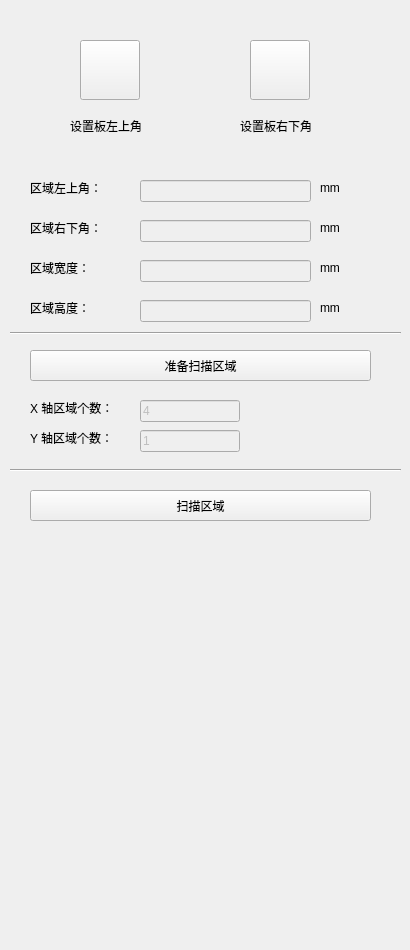
<?xml version="1.0" encoding="UTF-8"?>
<ui version="4.0">
 <class>DLPTableCalibrationView</class>
 <widget class="QWidget" name="DLPTableCalibrationView">
  <property name="geometry">
   <rect>
    <x>0</x>
    <y>0</y>
    <width>410</width>
    <height>950</height>
   </rect>
  </property>
  <property name="windowTitle">
   <string>DLPTableCalibrationView</string>
  </property>
  <widget class="QPushButton" name="btnBtmRight">
   <property name="geometry">
    <rect>
     <x>250</x>
     <y>40</y>
     <width>60</width>
     <height>60</height>
    </rect>
   </property>
   <property name="text">
    <string/>
   </property>
   <property name="icon">
    <iconset>
     <normaloff>Image/LowerRight.png</normaloff>Image/LowerRight.png</iconset>
   </property>
   <property name="iconSize">
    <size>
     <width>60</width>
     <height>60</height>
    </size>
   </property>
  </widget>
  <widget class="QLabel" name="labelUpperLeft">
   <property name="geometry">
    <rect>
     <x>70</x>
     <y>110</y>
     <width>101</width>
     <height>31</height>
    </rect>
   </property>
   <property name="text">
    <string>设置板左上角</string>
   </property>
   <property name="wordWrap">
    <bool>true</bool>
   </property>
  </widget>
  <widget class="QLabel" name="labelBoardWidth">
   <property name="geometry">
    <rect>
     <x>30</x>
     <y>260</y>
     <width>101</width>
     <height>16</height>
    </rect>
   </property>
   <property name="text">
    <string>区域宽度：</string>
   </property>
  </widget>
  <widget class="QLabel" name="labelBoardLeftTop">
   <property name="geometry">
    <rect>
     <x>30</x>
     <y>180</y>
     <width>101</width>
     <height>16</height>
    </rect>
   </property>
   <property name="text">
    <string>区域左上角：</string>
   </property>
  </widget>
  <widget class="QLineEdit" name="lineEditBoardHeight">
   <property name="enabled">
    <bool>false</bool>
   </property>
   <property name="geometry">
    <rect>
     <x>140</x>
     <y>300</y>
     <width>171</width>
     <height>22</height>
    </rect>
   </property>
  </widget>
  <widget class="QPushButton" name="btnTopLeft">
   <property name="geometry">
    <rect>
     <x>80</x>
     <y>40</y>
     <width>60</width>
     <height>60</height>
    </rect>
   </property>
   <property name="text">
    <string/>
   </property>
   <property name="icon">
    <iconset>
     <normaloff>Image/UpperLeft.png</normaloff>Image/UpperLeft.png</iconset>
   </property>
   <property name="iconSize">
    <size>
     <width>60</width>
     <height>60</height>
    </size>
   </property>
  </widget>
  <widget class="QLabel" name="labelLowerRight">
   <property name="geometry">
    <rect>
     <x>240</x>
     <y>110</y>
     <width>111</width>
     <height>31</height>
    </rect>
   </property>
   <property name="text">
    <string>设置板右下角</string>
   </property>
   <property name="wordWrap">
    <bool>true</bool>
   </property>
  </widget>
  <widget class="QLabel" name="labelBoardHeight">
   <property name="geometry">
    <rect>
     <x>30</x>
     <y>300</y>
     <width>101</width>
     <height>16</height>
    </rect>
   </property>
   <property name="text">
    <string>区域高度：</string>
   </property>
  </widget>
  <widget class="QLineEdit" name="lineEditBoardLeftTop">
   <property name="enabled">
    <bool>false</bool>
   </property>
   <property name="geometry">
    <rect>
     <x>140</x>
     <y>180</y>
     <width>171</width>
     <height>22</height>
    </rect>
   </property>
  </widget>
  <widget class="QLabel" name="labelBoardRightBtm">
   <property name="geometry">
    <rect>
     <x>30</x>
     <y>220</y>
     <width>101</width>
     <height>16</height>
    </rect>
   </property>
   <property name="text">
    <string>区域右下角：</string>
   </property>
  </widget>
  <widget class="QLineEdit" name="lineEditBoardRightBtm">
   <property name="enabled">
    <bool>false</bool>
   </property>
   <property name="geometry">
    <rect>
     <x>140</x>
     <y>220</y>
     <width>171</width>
     <height>22</height>
    </rect>
   </property>
  </widget>
  <widget class="QLineEdit" name="lineEditBoardWidth">
   <property name="enabled">
    <bool>false</bool>
   </property>
   <property name="geometry">
    <rect>
     <x>140</x>
     <y>260</y>
     <width>171</width>
     <height>22</height>
    </rect>
   </property>
  </widget>
  <widget class="QLabel" name="labelOverlapUnitUmX">
   <property name="geometry">
    <rect>
     <x>320</x>
     <y>180</y>
     <width>31</width>
     <height>16</height>
    </rect>
   </property>
   <property name="text">
    <string>mm</string>
   </property>
  </widget>
  <widget class="QLabel" name="labelOverlapUnitUmX_2">
   <property name="geometry">
    <rect>
     <x>320</x>
     <y>220</y>
     <width>31</width>
     <height>16</height>
    </rect>
   </property>
   <property name="text">
    <string>mm</string>
   </property>
  </widget>
  <widget class="QLabel" name="labelOverlapUnitUmX_3">
   <property name="geometry">
    <rect>
     <x>320</x>
     <y>260</y>
     <width>31</width>
     <height>16</height>
    </rect>
   </property>
   <property name="text">
    <string>mm</string>
   </property>
  </widget>
  <widget class="QLabel" name="labelOverlapUnitUmX_4">
   <property name="geometry">
    <rect>
     <x>320</x>
     <y>300</y>
     <width>31</width>
     <height>16</height>
    </rect>
   </property>
   <property name="text">
    <string>mm</string>
   </property>
  </widget>
  <widget class="QPushButton" name="btnPrepareScanImage">
   <property name="geometry">
    <rect>
     <x>30</x>
     <y>350</y>
     <width>341</width>
     <height>31</height>
    </rect>
   </property>
   <property name="text">
    <string>准备扫描区域</string>
   </property>
  </widget>
  <widget class="QLineEdit" name="lineEditFrameCountYScan">
   <property name="enabled">
    <bool>false</bool>
   </property>
   <property name="geometry">
    <rect>
     <x>140</x>
     <y>430</y>
     <width>100</width>
     <height>22</height>
    </rect>
   </property>
   <property name="text">
    <string>1</string>
   </property>
  </widget>
  <widget class="QLabel" name="labelFrameCountY">
   <property name="geometry">
    <rect>
     <x>30</x>
     <y>430</y>
     <width>111</width>
     <height>16</height>
    </rect>
   </property>
   <property name="text">
    <string>Y 轴区域个数：</string>
   </property>
  </widget>
  <widget class="QLineEdit" name="lineEditFrameCountXScan">
   <property name="enabled">
    <bool>false</bool>
   </property>
   <property name="geometry">
    <rect>
     <x>140</x>
     <y>400</y>
     <width>100</width>
     <height>22</height>
    </rect>
   </property>
   <property name="text">
    <string>4</string>
   </property>
  </widget>
  <widget class="QLabel" name="labelFrameCountX">
   <property name="geometry">
    <rect>
     <x>30</x>
     <y>400</y>
     <width>101</width>
     <height>16</height>
    </rect>
   </property>
   <property name="text">
    <string>X 轴区域个数：</string>
   </property>
  </widget>
  <widget class="Line" name="line">
   <property name="geometry">
    <rect>
     <x>10</x>
     <y>323</y>
     <width>391</width>
     <height>20</height>
    </rect>
   </property>
   <property name="orientation">
    <enum>Qt::Horizontal</enum>
   </property>
  </widget>
  <widget class="Line" name="line_2">
   <property name="geometry">
    <rect>
     <x>10</x>
     <y>460</y>
     <width>391</width>
     <height>20</height>
    </rect>
   </property>
   <property name="orientation">
    <enum>Qt::Horizontal</enum>
   </property>
  </widget>
  <widget class="QPushButton" name="btnScanImage">
   <property name="geometry">
    <rect>
     <x>30</x>
     <y>490</y>
     <width>341</width>
     <height>31</height>
    </rect>
   </property>
   <property name="text">
    <string>扫描区域</string>
   </property>
  </widget>
 </widget>
 <layoutdefault spacing="6" margin="11"/>
 <resources/>
 <connections/>
</ui>
